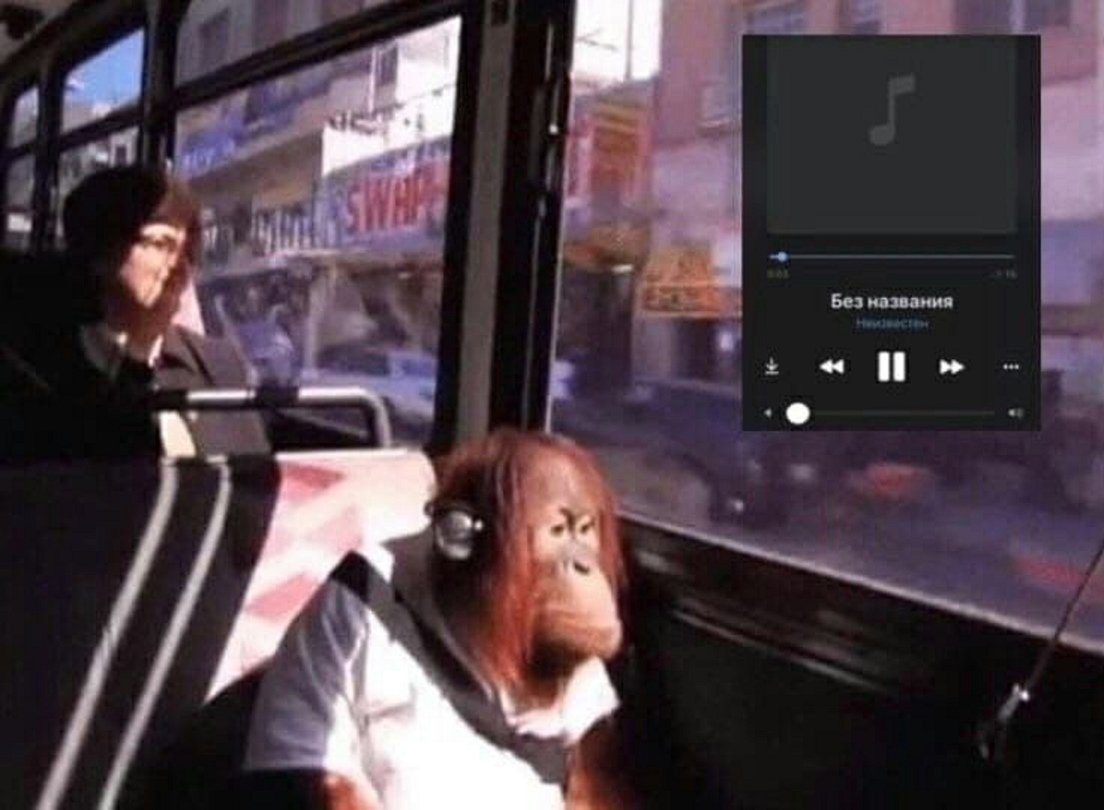
#> input picture bibizyana.jpg, 1104 x 810 px
$ jupyter execute img_proc_lab3.ipynb   (older library calls are emulated)
#> lines starting #> are read from the running program, lines starting #| are printed output that depends on the picture; after the words box and inside, x2 and y2 are one past the last pixel; in counts of white or black regions, pixels touching at a corner belong together
### show_img.py
import cv2
from matplotlib import pyplot as plt

def show_img(img: cv2.typing.MatLike | None, title: str = "",
             transformation: int = cv2.COLOR_BGR2RGB, size: int = 10):
    plt.figure(figsize=(size, size))

    if len(img.shape) == 2:
        plt.imshow(img, cmap="gray", vmin=0, vmax=255)
    elif len(img.shape) == 3:
        img_trnsf = cv2.cvtColor(img, transformation)
        plt.imshow(img_trnsf)

    plt.title(title)
    plt.axis("off")
    #plt.tight_layout(pad=0, w_pad=0, h_pad=0)
    #plt.margins(x=0, y=0)
    plt.show()

### img_proc_lab3.ipynb
[cell 1]
from show_img import show_img
import numpy as np
import cv2

## 1. Перевод в грейтскейл с диапазоном

[cell 2]
img = cv2.imread("bibizyana.jpg")
#> img is the input picture: shape (810, 1104, 3); mean B, G, R 74.3, 66.9, 81.3
show_img(img)
img_grayscale = cv2.cvtColor(img, cv2.COLOR_BGR2GRAY)
show_img(img_grayscale)
range_min, range_max = 100, 150

img_grayscale_range = img_grayscale / 255 * (range_max - range_min) + range_min
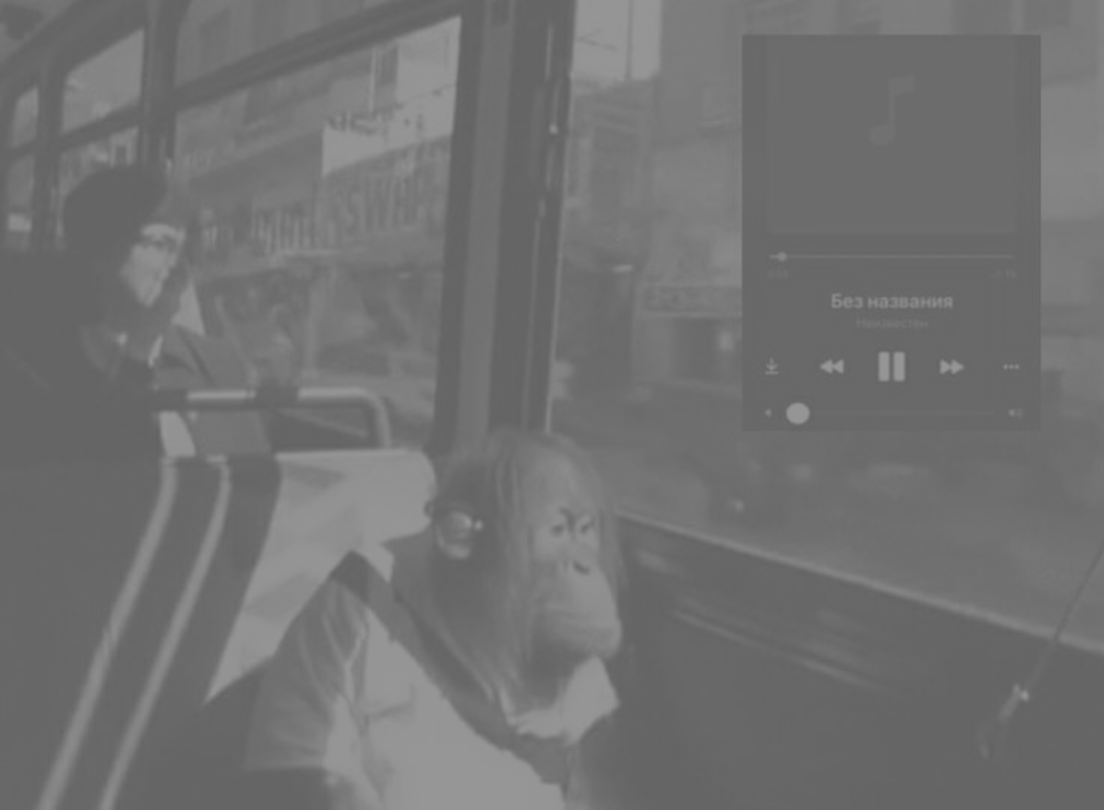
#> img_grayscale_range: shape (810, 1104) float64; min 100, max 150, mean 114.1
img_grayscale_range = img_grayscale_range.astype(np.uint8)
show_img(img_grayscale_range)

## 2. Обратное преобразование

[cell 3]
img_grayscale_reverse = (img_grayscale_range - range_min) / (range_max - range_min) * 255
img_grayscale_reverse = img_grayscale_reverse.astype(np.uint8)
show_img(img_grayscale_reverse)

## 3. Контрастироование

[cell 4]
x_min = np.min(img)
#> x_min = 0
x_max = np.max(img)
#> x_max = 255
y_min = 50
y_max = 220

img_contrast = (img - x_min) / (x_max - x_min) * (y_max - y_min) + y_min
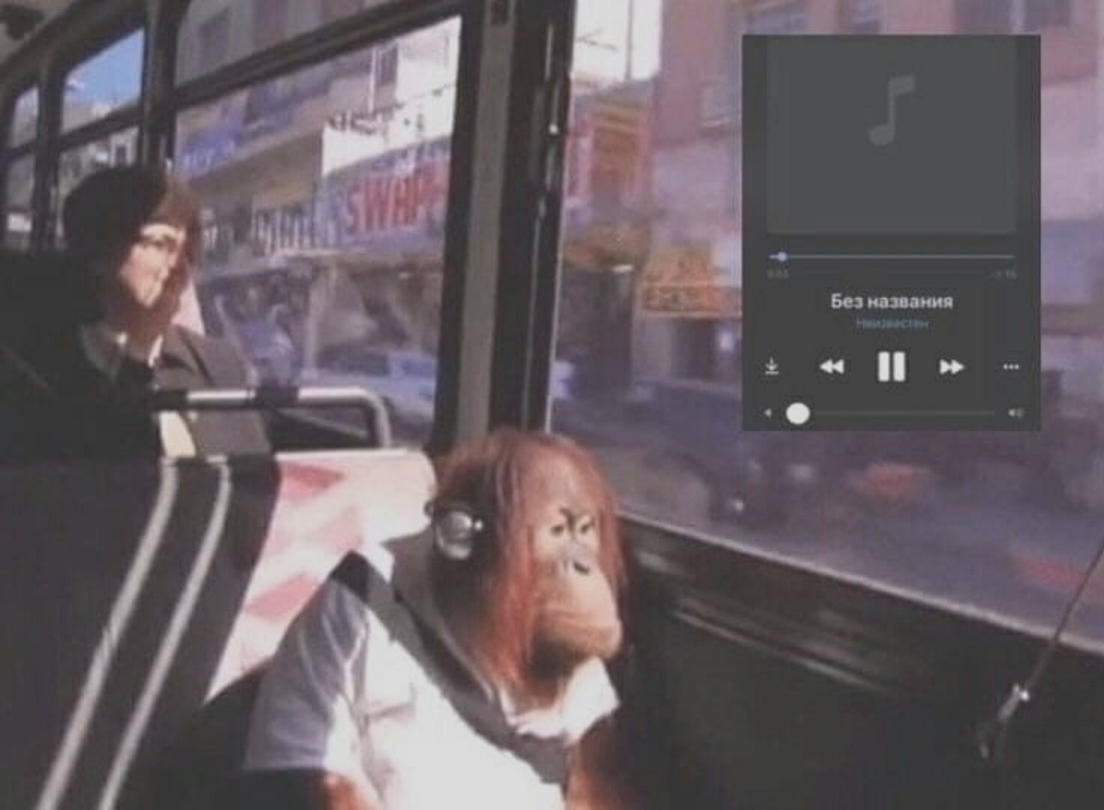
#> img_contrast: shape (810, 1104, 3) float64; mean B, G, R 99.5, 94.6, 104.2
img_contrast = img_contrast.astype(np.uint8)

#show_img(img)
show_img(img_contrast)

## 4. Соляризация

[cell 5]
thres = 20
img_sol = np.where(img > thres, 255 - img, img)
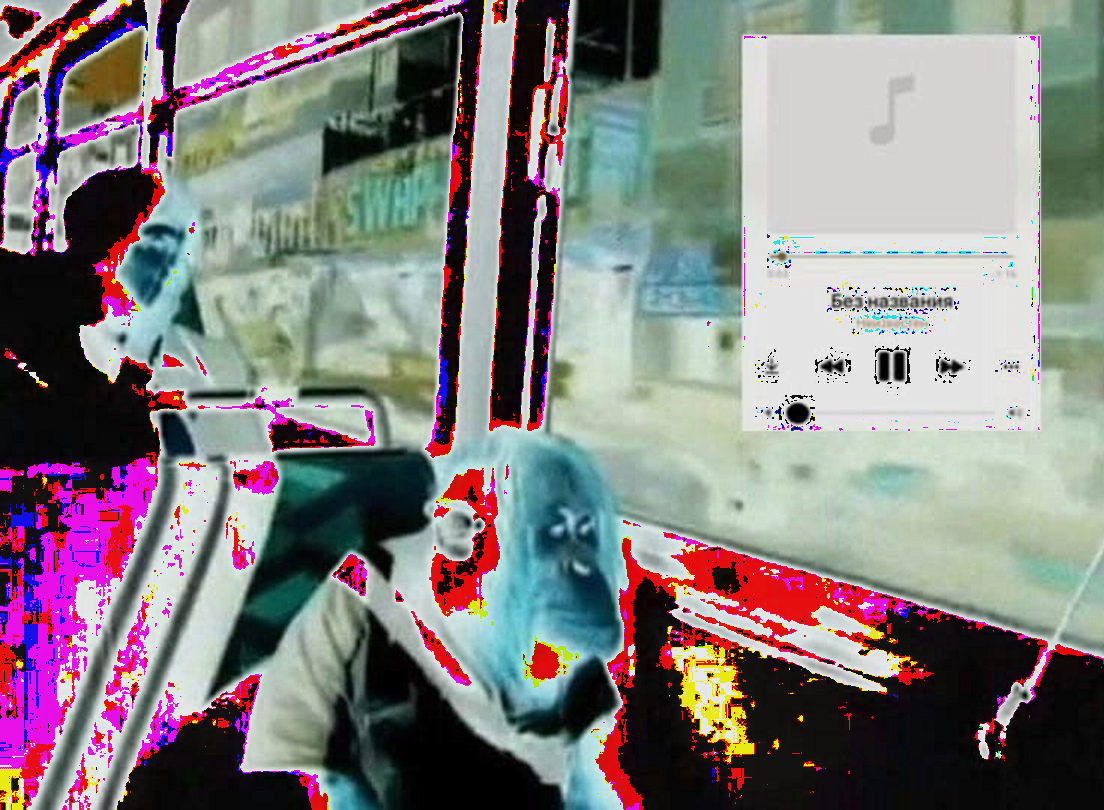
#> img_sol: shape (810, 1104, 3); mean B, G, R 127.5, 126.8, 131.4
show_img(img_sol)
thres = 120
img_sol = np.where(img > thres, 255 - img, img)
show_img(img_sol)
thres = 220
img_sol = np.where(img > thres, 255 - img, img)
show_img(img_sol)

thres = 120
img_sol = np.where(img > thres, 255 - img, img)
show_img(img_sol, f"best with thres {thres}")

## 5. Размытие - нечитаемый текст

[cell 6]
value = 9
img_blur = cv2.GaussianBlur(img, (value * 2 + 1, value * 2 + 1), 0)
show_img(img_blur)

## 6. Двусторониий фильтр

[cell 7]
d = 25 # область вокруг пикселя
sigmaColor = 100 # разница цветов пикселей
sigmaSpace = 100 # вес влияния дальних пикселей на центральный
img_bil = img.copy()
img_bil = cv2.bilateralFilter(img, d=d, sigmaColor=sigmaColor, sigmaSpace=sigmaSpace)
show_img(img_bil)

## 7. Фильтры границ

### Собель

[cell 8]
ksize = 1
img_sobel_x = cv2.Sobel(img_grayscale, cv2.CV_64F, 1, 0, ksize=ksize*2+1)
img_sobel_y = cv2.Sobel(img_grayscale, cv2.CV_64F, 0, 1, ksize=ksize*2+1)
show_img(img_sobel_x, "by x")
show_img(img_sobel_y, "by y")

### Лапласа

[cell 9]
img_lap = cv2.Laplacian(img_grayscale, cv2.CV_64F)
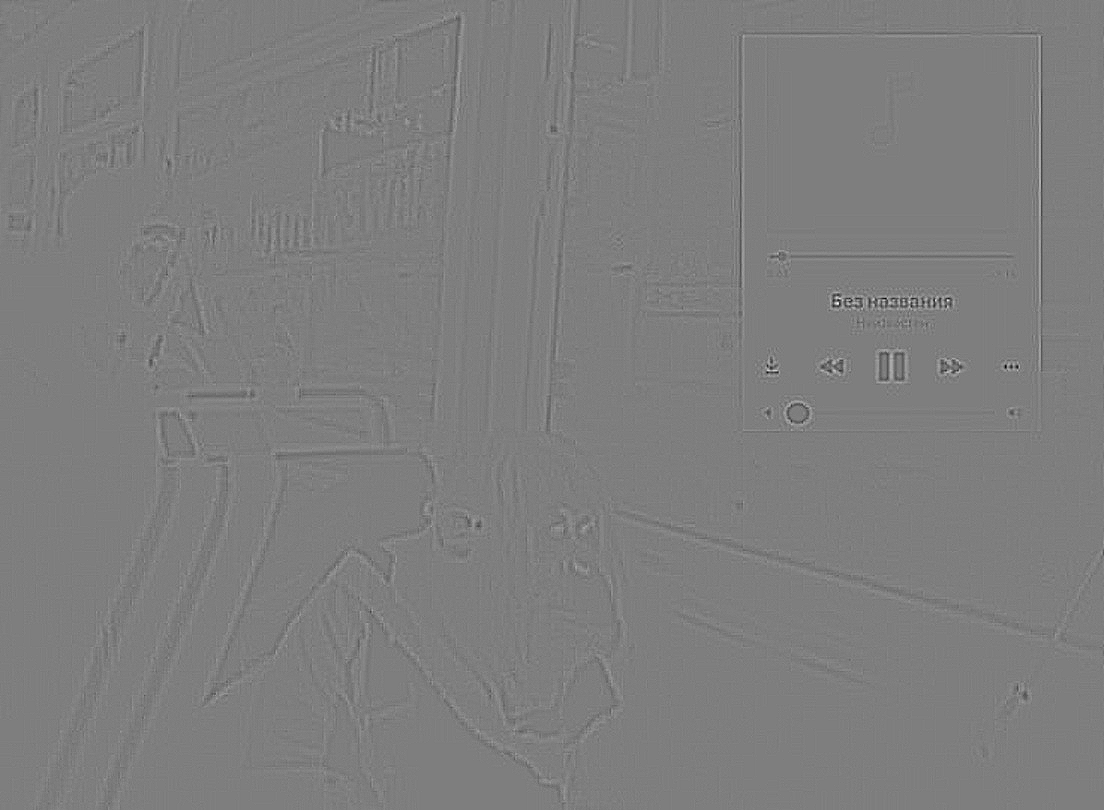
#> img_lap: shape (810, 1104) float64; min -128, max 130, mean 0; drawn with min black and max white
show_img(img_lap)

### Канни

[cell 10]
img_canny = cv2.Canny(img, 20, 80)
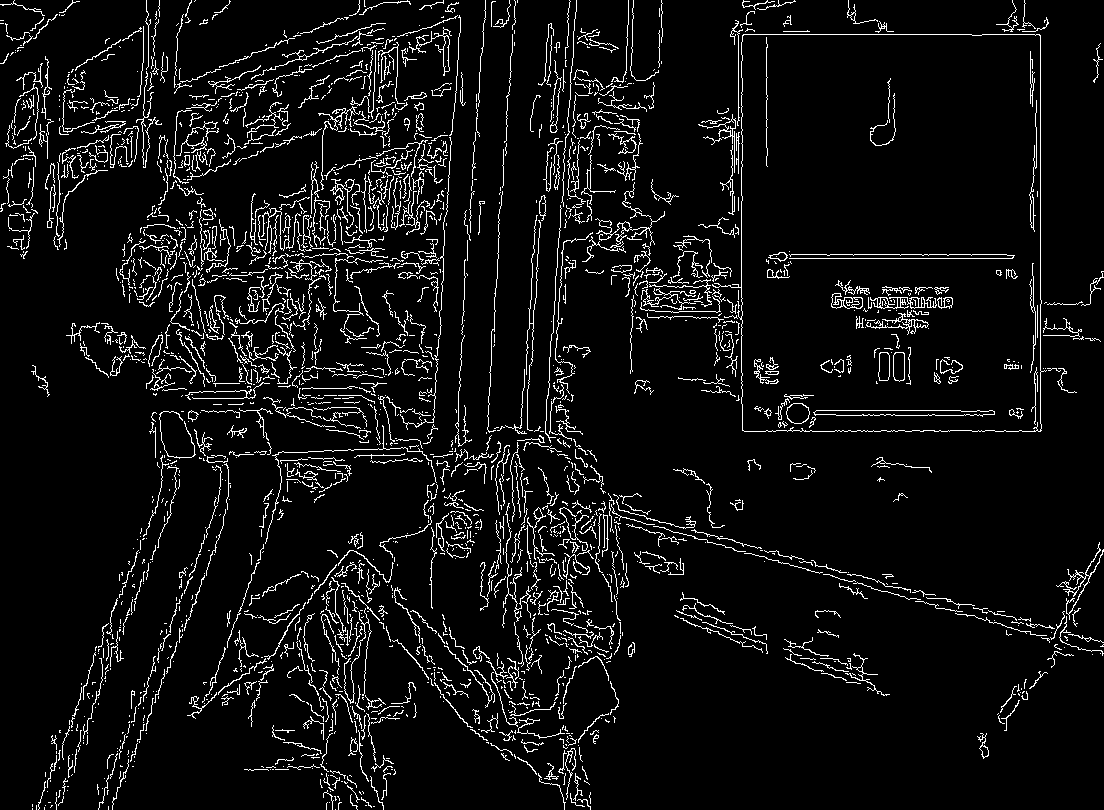
#> img_canny: shape (810, 1104); 6.5% white in thin lines or dots
show_img(img_canny)

$ run again, with lines.jpg copied over bibizyana.jpg
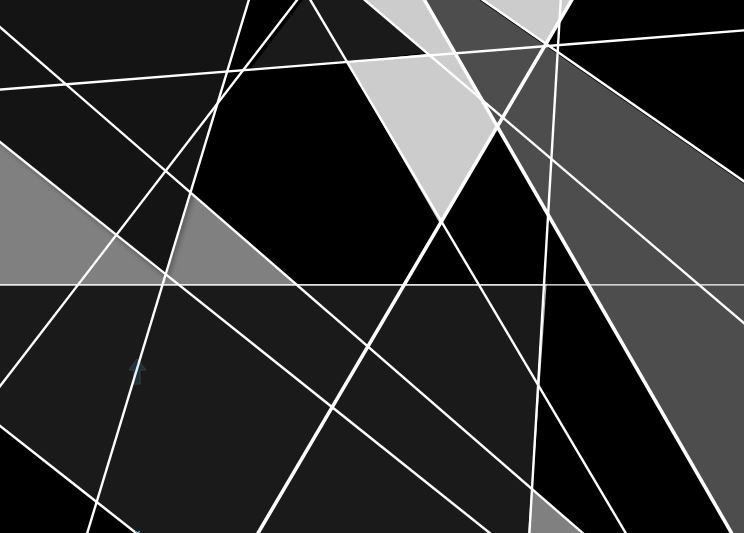
#> input picture lines.jpg, 744 x 533 px
#> img is the input picture: shape (533, 744, 3); mean B, G, R 48.5, 48.5, 48.5
#> `img_grayscale_range = img_grayscale / 255 * (range_max - range_min) + ..`:
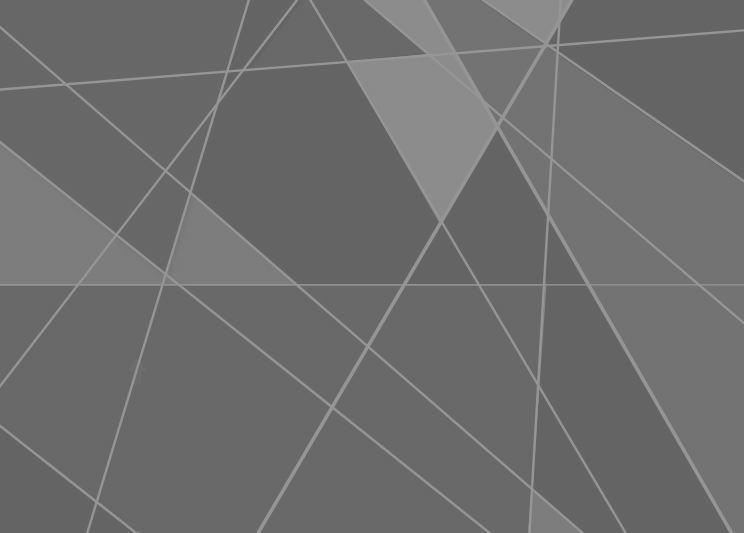
#> img_grayscale_range: shape (533, 744) float64; min 100, max 150, mean 109.5
#> x_min = 0
#> x_max = 255
#> `img_canny = cv2.Canny(img, 20, 80)`:
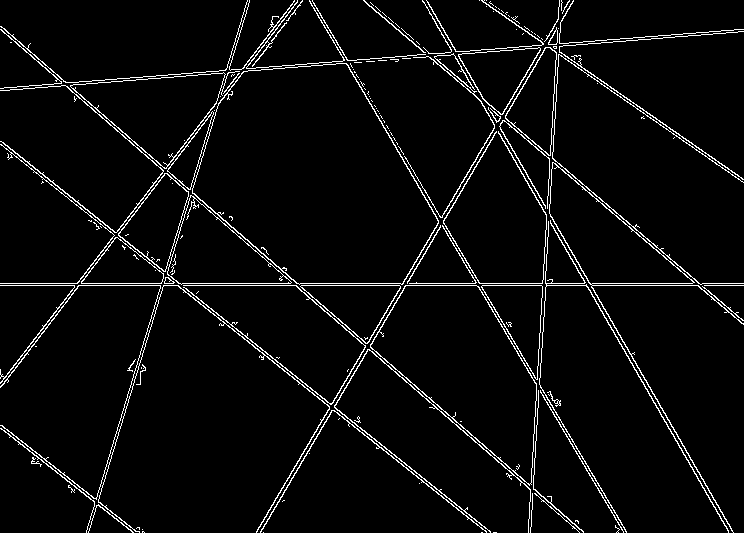
#> img_canny: shape (533, 744); 4.3% white in thin lines or dots

$ run again, with pencils1_500.jpg copied over bibizyana.jpg
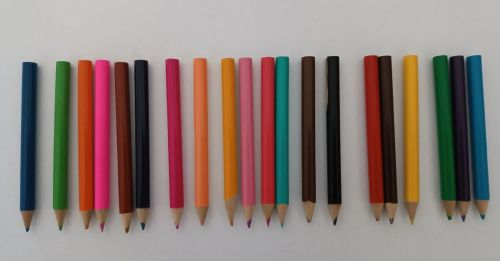
#> input picture pencils1_500.jpg, 500 x 261 px
#> img is the input picture: shape (261, 500, 3); mean B, G, R 121.4, 126.4, 141.5
#> `img_grayscale_range = img_grayscale / 255 * (range_max - range_min) + ..`:
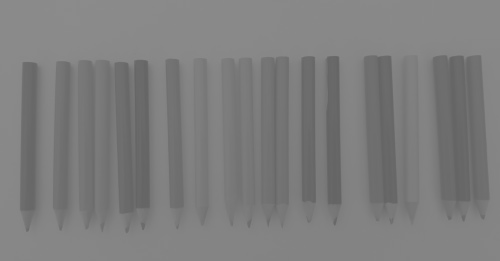
#> img_grayscale_range: shape (261, 500) float64; min 100.2, max 140, mean 125.6
#> x_min = 0
#> x_max = 238
#> `img_canny = cv2.Canny(img, 20, 80)`:
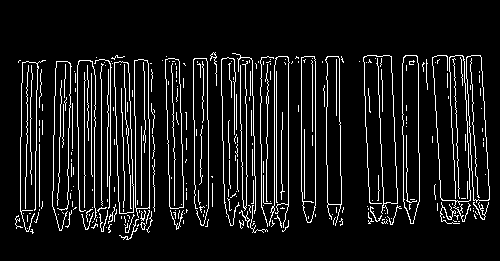
#> img_canny: shape (261, 500); 9.1% white in thin lines or dots, all inside (x1, y1, x2, y2) = (15, 52, 490, 240)

$ run again, with railway_carriage.jpg copied over bibizyana.jpg
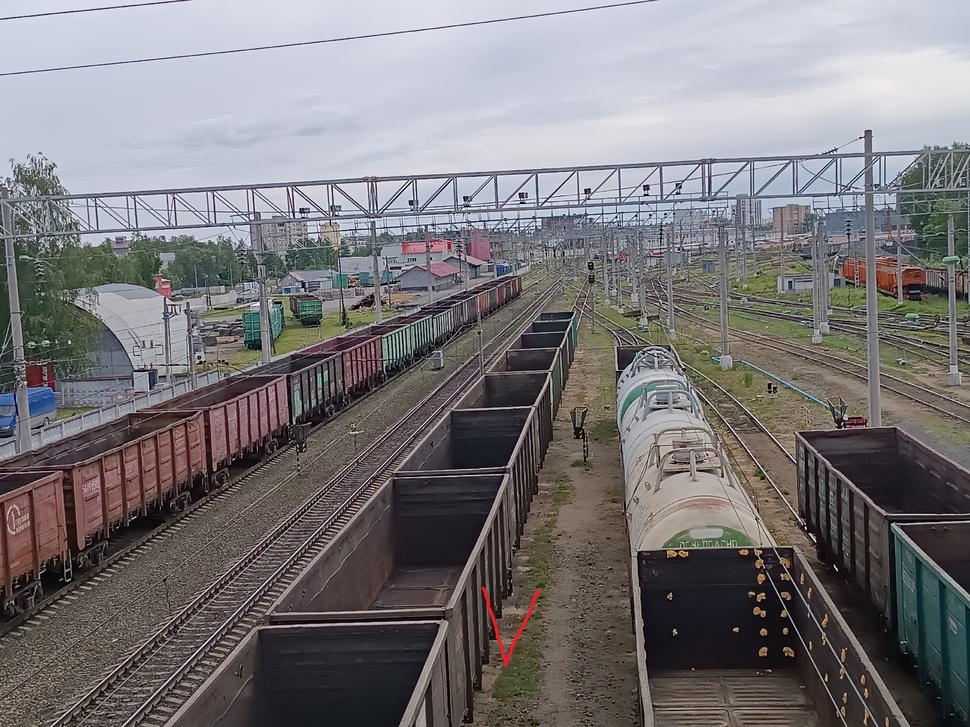
#> input picture railway_carriage.jpg, 970 x 727 px, shrunk from 2560 x 1920 before the run
#> img is the input picture: shape (727, 970, 3); mean B, G, R 120.5, 118.2, 121.2
#> `img_grayscale_range = img_grayscale / 255 * (range_max - range_min) + ..`:
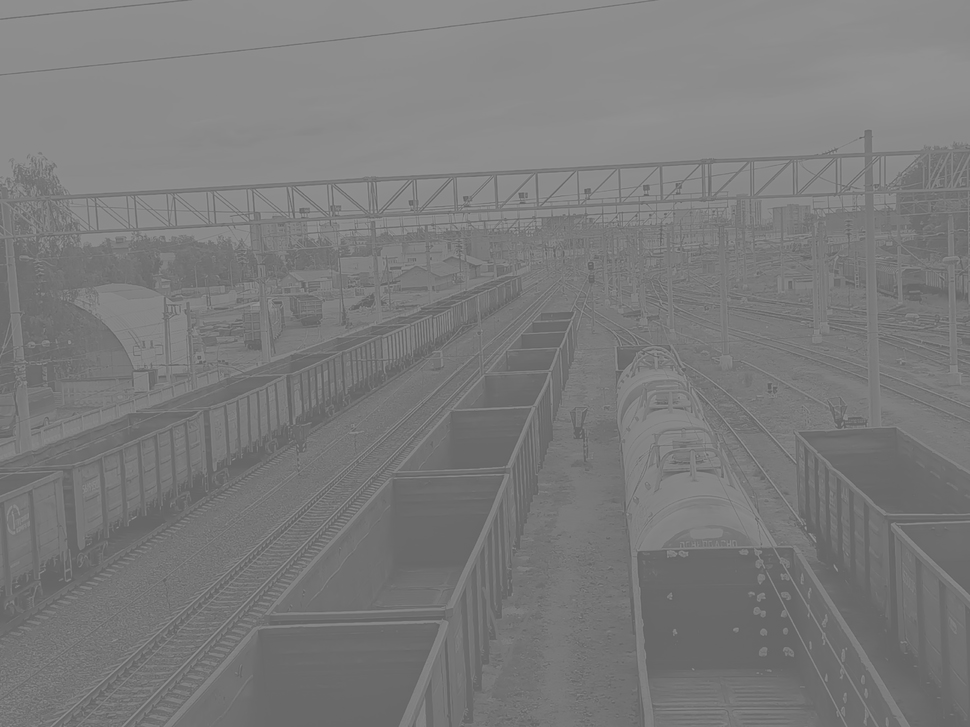
#> img_grayscale_range: shape (727, 970) float64; min 100, max 149.8, mean 123.4
#> x_min = 0
#> x_max = 255
#> `img_blur = cv2.GaussianBlur(img, (value * 2 + 1, value * 2 + 1), 0)`:
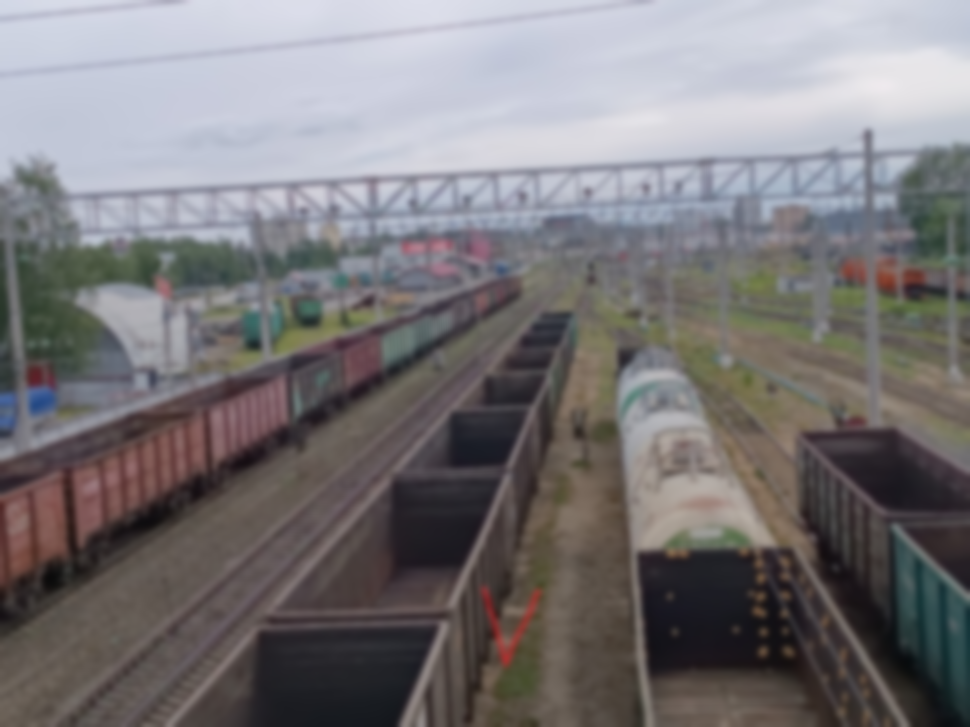
#> img_blur: shape (727, 970, 3); mean B, G, R 120.5, 118.2, 121.2
